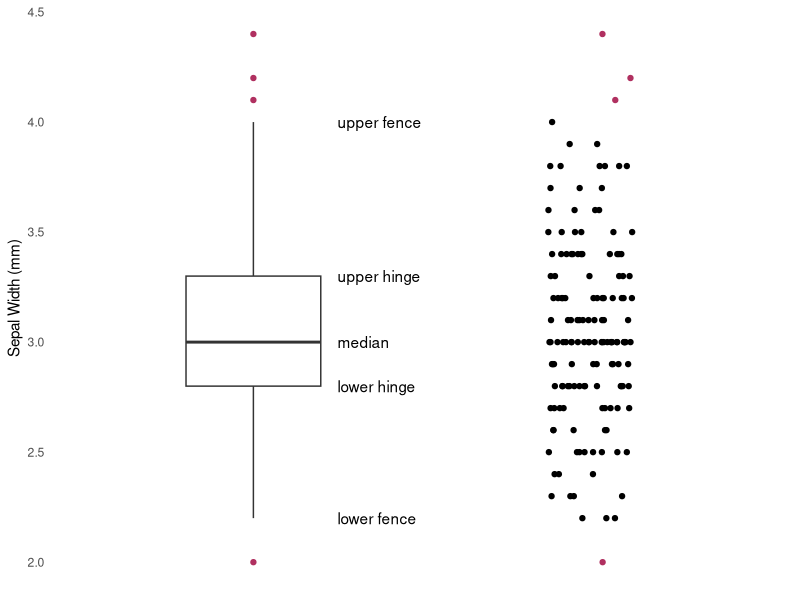
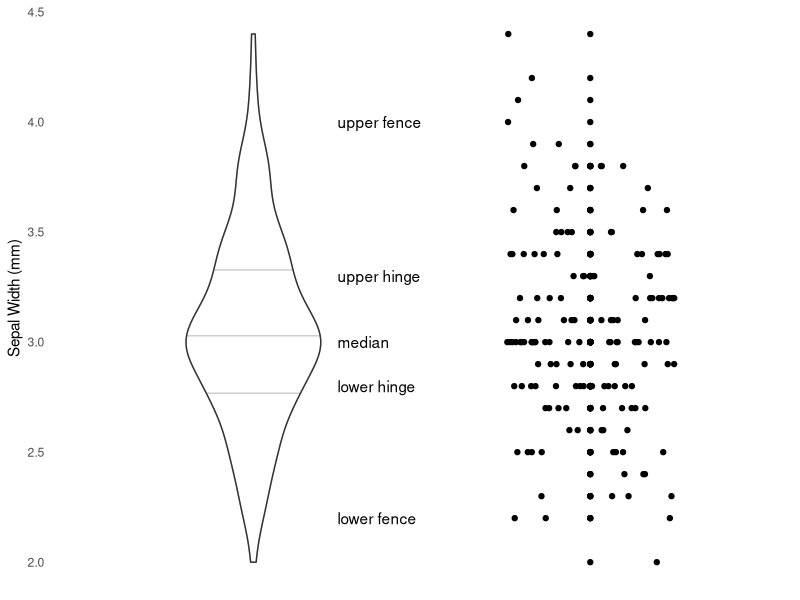
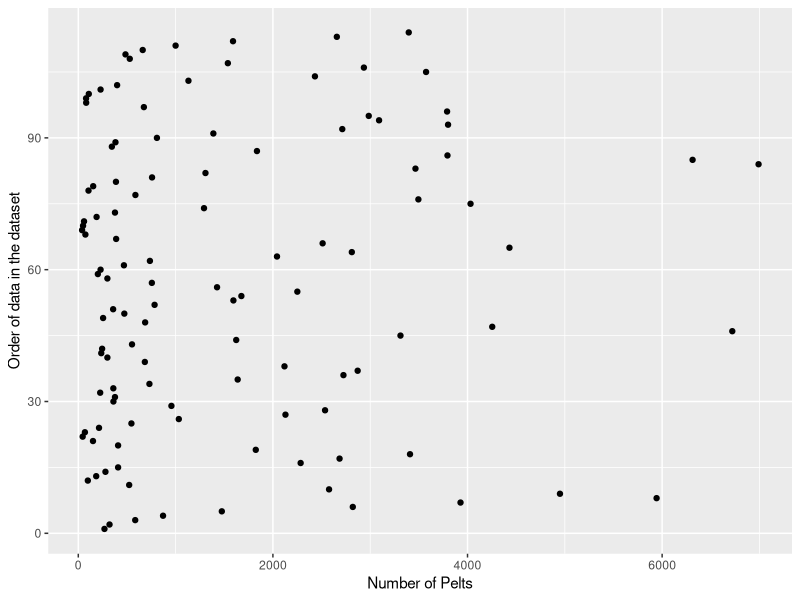
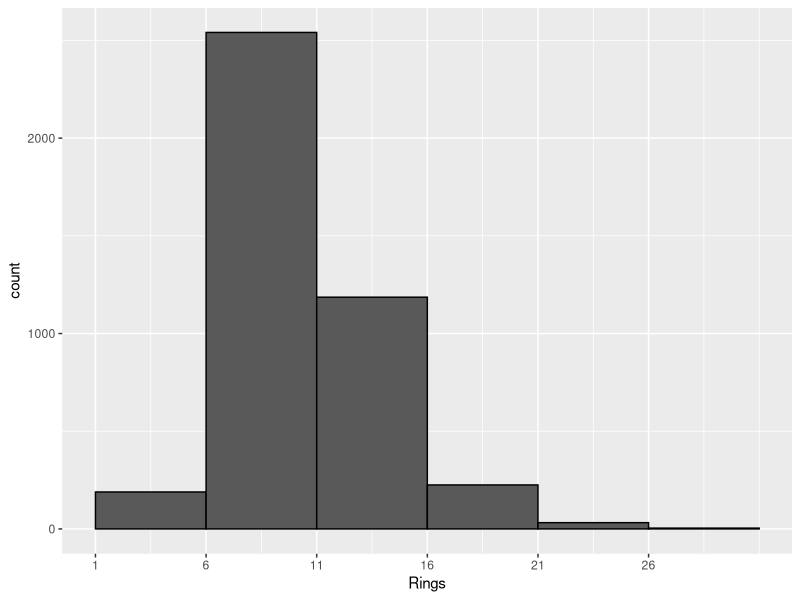
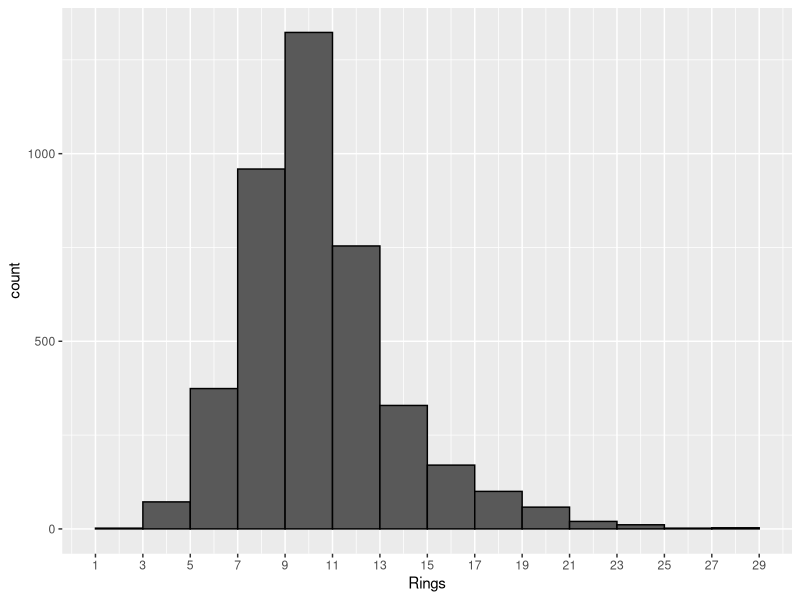
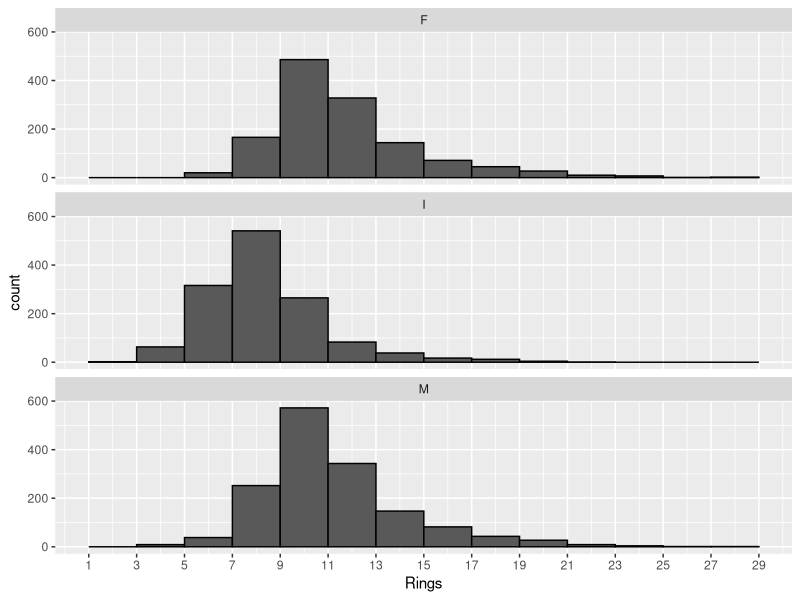
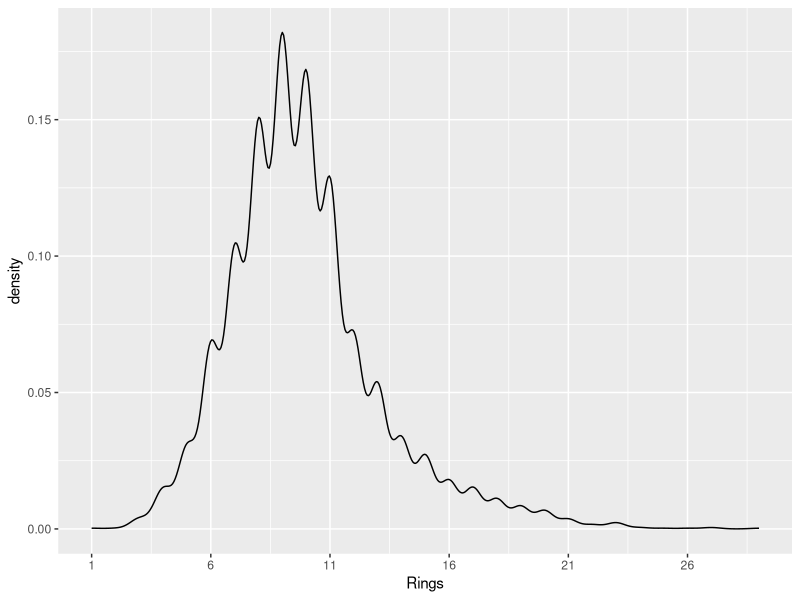
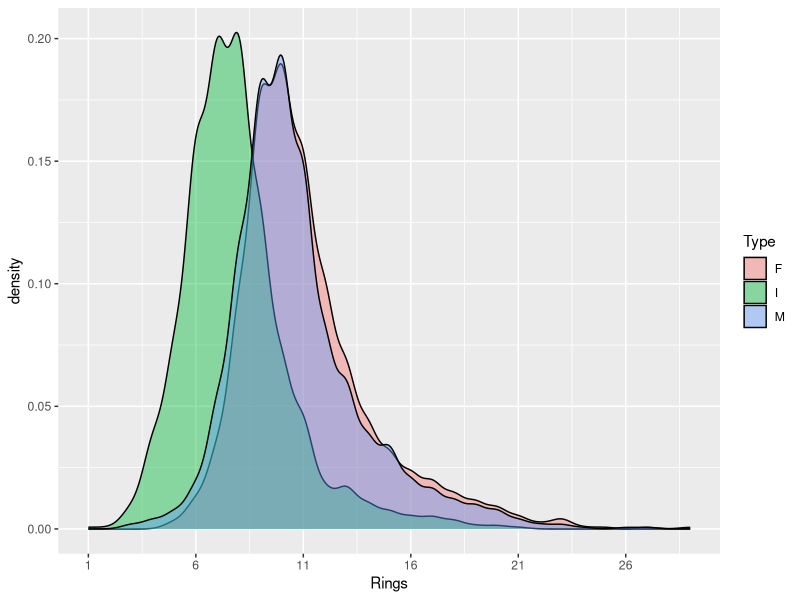

These charts were generated, in order, by the following R code:
## ---- chunk 1
# Load the libraries and import the abalone data used for examples.
library(tidyverse)
library(kableExtra)
## ---- chunk 2
abalone <- read_csv("../data/abalone.csv")

histogram_table <- abalone %>% 
  mutate(
    Age = case_when(
      Rings <= 5 ~ "01-05",
      Rings >= 6 & Rings <= 10 ~ "06-10",
      Rings >= 11 & Rings <= 15 ~"11-15",
      Rings >= 16 & Rings <= 20 ~"16-20",
      Rings >= 21 & Rings <= 25 ~"21-25",
      TRUE ~ "26-30")) 

histogram_table <- histogram_table %>% 
  group_by(Age) %>% 
  summarise(N = n())

abalone <- abalone %>% 
  mutate(box_group = "1",
         point_group = "2")
## ---- chunk 3
# Use the built-in iris data
med <- median(iris$Sepal.Width)
quants <- quantile(iris$Sepal.Width, c(0.25, 0.5, 0.75))
iqr <- (quants[3] - quants[1]) * 1.5

iris_mod <- iris %>% 
  mutate(box_group = "1",
         point_group = "2",
         outlier_color = ifelse(Sepal.Width < 2.2 | Sepal.Width > 4.0, "maroon", "black"))

col <- as.character(iris_mod$outlier_color)
names(col) <- as.character(iris_mod$outlier_color)

iris_mod %>% 
  ggplot() +
  geom_boxplot(aes(x = box_group,
               y = Sepal.Width),
               width = 0.4,
               outlier.color = "maroon") +
  geom_jitter(aes(x = point_group,
                  y = Sepal.Width,
                  color = outlier_color),
              width = 0.125,
              height = 0) +
  scale_color_manual(values = col, 
                     guide = FALSE) +
  xlab(NULL) +
  annotate("text",
           x = rep(1.25, 5),
           y = c(2.2, quants, 4.0),
           label = c("lower fence", 
                     "lower hinge", 
                     "median", 
                     "upper hinge", 
                     "upper fence"),
           hjust = 0) +
  theme_minimal() +
  theme(panel.grid = element_blank(),
        axis.text.x = element_blank()) +
  labs(y = "Sepal Width (mm)")
## ---- chunk 4
# Use the built-in iris data
med <- median(iris$Sepal.Width)
quants <- quantile(iris$Sepal.Width, c(0.25, 0.5, 0.75))
iqr <- (quants[3] - quants[1]) * 1.5

iris %>% 
  mutate(box_group = "1",
         point_group = "2") %>% 
  ggplot() +
  geom_violin(aes(x = box_group,
                  y = Sepal.Width),
              width = 0.4,
              draw_quantiles = c(0.25,0.5,0.75),
              color = "gray80") +
  geom_violin(aes(x = box_group,
                  y = Sepal.Width),
              width = 0.4,
              alpha = 0) +
  geom_point(aes(x = point_group,
                 y = Sepal.Width)) +
  geom_jitter(aes(x = point_group,
                  y = Sepal.Width),
              width = 0.25,
              height = 0) +
  xlab(NULL) +
  annotate("text",
           x = rep(1.25, 5),
           y = c(2.2, quants, 4.0),
           label = c("lower fence", 
                     "lower hinge", 
                     "median", 
                     "upper hinge", 
                     "upper fence"),
           hjust = 0) +
  theme_minimal() +
  theme(panel.grid = element_blank(),
        axis.text.x = element_blank()) +
  labs(y = "Sepal Width (mm)")
## ---- chunk 5
lynx_pelts <- tibble(pelts = as.numeric(lynx))

lynx_pelts %>% 
  mutate(row_order = 1:nrow(.)) %>% 
  ggplot() +
  geom_point(aes(y = row_order,
           x = pelts)) +
  labs(x = "Number of Pelts",
       y = "Order of data in the dataset")
## ---- chunk 6
knitr::kable(histogram_table, booktabs = TRUE) %>% 
  kable_styling(full_width = FALSE,
                position = "float_right")
## ---- chunk 7
# Data are already imported
bin_width <- 5
abalone %>% 
  ggplot() +
  geom_histogram(aes(x = Rings),
                 boundary = TRUE,
                 binwidth = bin_width,
                 closed = "left",
                 color = "black") +
  scale_x_continuous(breaks = seq(1,30, by = bin_width))
## ---- chunk 8
bin_width <- 2
abalone %>% 
  ggplot() +
  geom_histogram(aes(x = Rings),
                 #boundary = FALSE,
                 binwidth = bin_width,
                 closed = "left",
                 color = "black") +
  scale_x_continuous(breaks = seq(1,30, by = bin_width))
## ---- chunk 9
bin_width <- 2
abalone %>% 
  ggplot() +
  geom_histogram(aes(x = Rings),
                 #boundary = FALSE,
                 binwidth = bin_width,
                 closed = "left",
                 color = "black") +
  scale_x_continuous(breaks = seq(1,30, by = bin_width)) +
  facet_wrap(~ Type, ncol = 1)
## ---- chunk 10
abalone %>% 
  ggplot() +
  geom_density(aes(x = Rings)) +
  scale_x_continuous(breaks = seq(1,30, by = 5))
## ---- chunk 11
abalone %>% 
  ggplot() +
  geom_density(aes(x = Rings,
                   fill = Type),
               alpha = 0.42) +
  scale_x_continuous(breaks = seq(1,30, by = 5))
